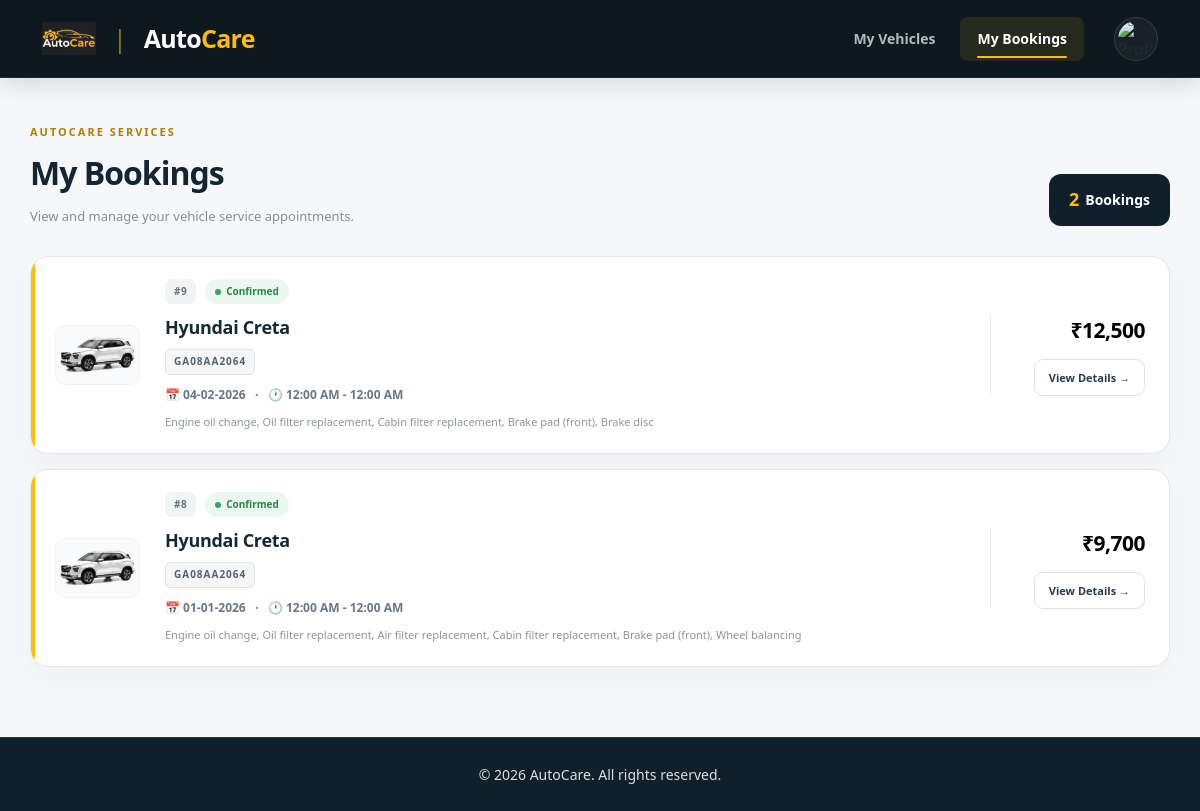
The page /bookings.php (signed in) on the database its author committed.
### tables this page shows
CREATE TABLE `bookings` (
  `id` int(11) NOT NULL,
  `user` varchar(100) DEFAULT NULL,
  `vehicle_id` int(11) DEFAULT NULL,
  `service_date` date DEFAULT NULL,
  `time_slot` varchar(50) DEFAULT NULL,
  `services` text DEFAULT NULL,
  `special_request` text DEFAULT NULL,
  `total` int(11) DEFAULT NULL,
  `advance` int(11) DEFAULT 500,
  `status` varchar(50) DEFAULT 'Confirmed',
  `created_at` timestamp NOT NULL DEFAULT current_timestamp()
);

CREATE TABLE `vehicles` (
  `id` int(11) NOT NULL,
  `user` varchar(100) DEFAULT NULL,
  `company` varchar(100) DEFAULT NULL,
  `model` varchar(100) DEFAULT NULL,
  `year` varchar(10) DEFAULT NULL,
  `fuel` varchar(50) DEFAULT NULL,
  `variant` varchar(150) DEFAULT NULL,
  `license_no` varchar(50) DEFAULT NULL,
  `kms` int(11) DEFAULT NULL,
  `last_service` date DEFAULT NULL,
  `created_at` timestamp NOT NULL DEFAULT current_timestamp(),
  `ownership_date` date DEFAULT NULL,
  `kms_last_service` int(11) DEFAULT NULL
);

### includes/auth.php (called while the page is built, shortened)
<?php
function current_username() {
    return $_SESSION['user'] ?? null;
}

### includes/vehicle_image.php (called while the page is built, shortened)
<?php
if (!function_exists('get_vehicle_image')) {
    function get_vehicle_image($company, $model = '', $fuel = '')
    {
        $c = strtolower(trim($company ?? ''));
        $m = strtolower(trim($model ?? ''));
        $combined = $c . ' ' . $m;
        if (
            strpos($c, 'hyundai') !== false ||
            strpos($m, 'creta') !== false ||
            strpos($m, 'venue') !== false ||
            strpos($m, 'alcazar') !== false ||
            strpos($m, 'exter') !== false
        ) {
            return 'creta.png';
        }
        return 'car-bg.png';
    }
}

### bookings.php (the view, shortened to what this page needs)
<?php
require_once("includes/db.php");
require_once("includes/auth.php");
require_once("includes/vehicle_image.php");
$user = current_username();
$stmt = $conn->prepare("
    SELECT b.*, v.company, v.model, v.license_no
    FROM bookings b
    LEFT JOIN vehicles v ON b.vehicle_id = v.id
    WHERE b.user = ?
    ORDER BY b.service_date DESC, b.id DESC
");
$stmt->bind_param("s", $user);
$stmt->execute();
$bookings = $stmt->get_result()->fetch_all(MYSQLI_ASSOC);
?>
<!DOCTYPE html>
<html lang="en">
<head>
<link rel="stylesheet" href="assets/css/style.css">
</head>
<body>
<?php include("includes/header_app.php"); ?>
<main class="bookings-page">
    <div class="bookings-header">
        <div class="bookings-heading">
            <span>
                AUTOCARE SERVICES
            </span>
            <h1>
                My Bookings
            </h1>
            <p>
                View and manage your vehicle service appointments.
            </p>
        </div>
        <div class="booking-count">
            <strong>
                <?= count($bookings) ?>
            </strong>
            <?= count($bookings) === 1 ? 'Booking' : 'Bookings' ?>
        </div>
    </div>
    <?php if (empty($bookings)) { ?>
        <div class="empty-state">
            <div class="empty-icon">
                +
            </div>
            <h3>
                No service bookings yet.
            </h3>
            <p>
                Once you book a service for one of your vehicles,
                your appointment details will appear here.
            </p>
            <a
                href="vehicles.php"
                class="primary-btn"
            >
                Go to My Vehicles →
            </a>
        </div>
    <?php } else { ?>
        <div class="bookings-list">
            <?php foreach ($bookings as $b) {
                $date_display =
                    !empty($b['service_date'])
                    ? (new DateTime($b['service_date']))->format("d-m-Y")
                    : "N/A";
                $slot_display = "N/A";
                if (!empty($b['time_slot'])) {
                    $parts =
                        explode("-", trim($b['time_slot']));
                    if (count($parts) === 2) {
                        $slot_display =
                            date("g:i A", strtotime($parts[0]))
                            . " - "
                            . date("g:i A", strtotime($parts[1]));
                    }
                }
                $status =
                    $b['status']
                    ?: 'Confirmed';
                $status_lower =
                    strtolower($status);
                $status_class =
                    $status_lower === 'confirmed'
                    ? 'status-good'
                    : (
                        $status_lower === 'cancelled'
                        ? 'status-bad'
                        : 'status-moderate'
                    );
                $b_img = get_vehicle_image($b['company'] ?? '', $b['model'] ?? '');
                $vehicle_name = trim(($b['company'] ?? '') . ' ' . ($b['model'] ?? '')) ?: 'Vehicle unavailable';
            ?>
                <article class="booking-card">
                    <div style="width: 85px; height: 60px; flex-shrink: 0; background: #f8fafc; border-radius: 10px; display: flex; align-items: center; justify-content: center; padding: 4px; border: 1px solid #eef2f6;">
                        <img src="assets/images/<?= htmlspecialchars($b_img) ?>" alt="<?= htmlspecialchars($vehicle_name) ?>" style="max-width: 100%; max-height: 100%; object-fit: contain;">
                    </div>
                    <div class="booking-card-main">
                        <div class="booking-card-top">
                            <span class="booking-id-tag">
                                #<?= (int)$b['id'] ?>
                            </span>
                            <span
                                class="<?= $status_class ?> booking-status-pill"
                            >
                                <?= htmlspecialchars($status) ?>
                            </span>
                        </div>
                        <h3>
                            <?= htmlspecialchars($vehicle_name) ?>
                        </h3>
                        <?php if (!empty($b['license_no'])) { ?>
                            <p class="vehicle-plate">
                                <?= htmlspecialchars(
                                    $b['license_no']
                                ) ?>
                            </p>
                        <?php } ?>
                        <p class="booking-meta">
                            📅 <?= $date_display ?>
                            &nbsp; · &nbsp;
                            🕐 <?= $slot_display ?>
                        </p>
                        <?php if (!empty($b['services'])) { ?>
                            <p class="booking-services">
                                <?= htmlspecialchars(
                                    $b['services']
                                ) ?>
                            </p>
                        <?php } ?>
                    </div>
                    <div class="booking-card-side">
                        <div class="booking-amount">
                            ₹<?= number_format(
                                (int)$b['total']
                            ) ?>
                        </div>
                        <a
                            href="confirmation.php?id=<?= (int)$b['id'] ?>"
                            class="ghost-btn small"
                        >
                            View Details →
                        </a>
                    </div>
                </article>
            <?php } ?>
        </div>
    <?php } ?>
</main>
<?php include("includes/footer.php"); ?>
</body>
</html>

### assets/css/style.css (style rules this page uses)
*, *::before, *::after { box-sizing: border-box; }
html { margin: 0; padding: 0; width: 100%; overflow-x: hidden; }
body { margin: 0; padding: 0; width: 100%; min-height: 100vh; font-family: "Segoe UI", Arial, sans-serif; background: #f5f7fa; color: #202a33; font-size: 16px; line-height: 1.55; overflow-x: hidden; }
img { max-width: 100%; }
a { color: inherit; }
:root { --navy: #101c24; --navy-2: #172833; --navy-3: #203642; --yellow: #ffc107; --yellow-dark: #dca400; --yellow-light: #fff7dc; --text: #202a33; --muted: #697581; --white: #ffffff; --border: #e2e7ec; --green: #258942; --red: #d9363e; --shadow-sm: 0 4px 14px rgba(20, 30, 40, 0.06); --shadow-md: 0 8px 25px rgba(20, 30, 40, 0.09); --shadow-lg: 0 16px 40px rgba(20, 30, 40, 0.12); }
.vehicle-plate { margin: 0 0 8px; color: #69747e; font-size: 14px; font-weight: 700; }
.ghost-btn { flex: 1; display: inline-flex; justify-content: center; align-items: center; padding: 10px; border: 1px solid #d6dce1; border-radius: 8px; background: #fff; color: #28343e; text-decoration: none; font-size: 14px; font-weight: 700; transition: 0.2s ease; }
.ghost-btn.small { flex: none; padding: 8px 12px; font-size: 13px; }
h3 { color: #1f2a33; font-weight: 750; }
.status-good { color: var(--green) !important; font-weight: 700; }
.bookings-list { display: flex; flex-direction: column; gap: 15px; }
.booking-card { background: #fff; border: 1px solid var(--border); border-radius: 13px; box-shadow: var(--shadow-sm); padding: 20px 22px; display: flex; justify-content: space-between; align-items: center; gap: 25px; flex-wrap: wrap; }
.booking-card-main { min-width: 0; }
.booking-card-main h3 { margin: 6px 0 3px; color: #1f2932; font-size: 19px; }
.booking-card-top { display: flex; align-items: center; gap: 10px; flex-wrap: wrap; }
.booking-id-tag { font-size: 13px; color: #8a939b; font-weight: 700; }
.booking-status-pill { font-size: 11px; font-weight: 800; padding: 4px 10px; border-radius: 20px; text-transform: uppercase; }
.booking-meta { color: #66717a; font-size: 14px; margin: 5px 0; }
.booking-services { color: #7b858d; font-size: 13px; max-width: 600px; }
.booking-card-side { text-align: right; display: flex; flex-direction: column; align-items: flex-end; gap: 8px; }
.booking-amount { font-size: 20px; font-weight: 800; color: #1d3440; }

### rows shown on the page
bookings: id "9", status "Confirmed", vehicle.model "Hyundai Creta", vehicle.license_no "GA08AA2064", service_date "04-02-2026", time_slot "12:00 AM - 12:00 AM", services "Engine oil change, Oil filter replacement, Cabin filter replacement, Brake pad (front), Brake disc", total "12,500"
bookings: id "8", status "Confirmed", vehicle.model "Hyundai Creta", vehicle.license_no "GA08AA2064", service_date "01-01-2026", time_slot "12:00 AM - 12:00 AM", services "Engine oil change, Oil filter replacement, Air filter replacement, Cabin filter replacement, Brake pad (front), Wheel balancing", total "9,700"

### other values the page prints
count($bookings) "2"
